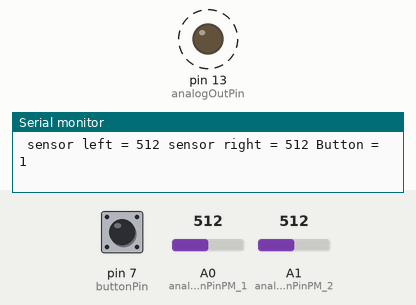
A sketch run on a simulated Arduino Uno, built with avr-gcc and run on an emulated ATmega328P. Parts: output pins drawn as LEDs (lit = HIGH), the last lines printed to the serial monitor. Dashed ring = blinking. Inputs (shaded band) come from the test bench; at power-on: A0 (analogInPinPM_1) = 512, A1 (analogInPinPM_2) = 512, pin 7 (buttonPin) HIGH.

Above: at 1.2 s.
1.3 s: A0 (analogInPinPM_1) set to 109
4.3 s: A0 (analogInPinPM_1) set to 90
7.3 s: A1 (analogInPinPM_2) set to 108
10.3 s: A1 (analogInPinPM_2) set to 92
13.3 s: A0 (analogInPinPM_1) set to 11
At 14.1 s:
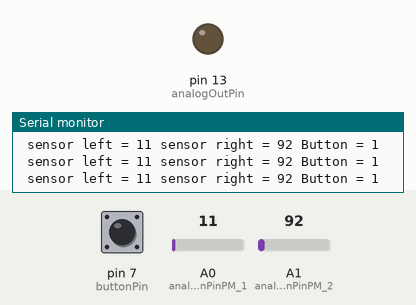
At 14.7 s:
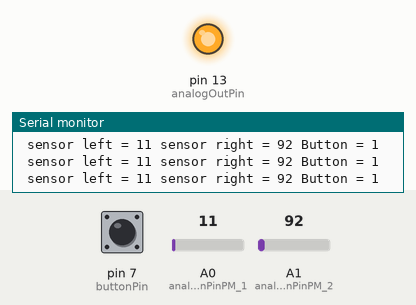
15.2 s: A0 (analogInPinPM_1) set to 8
Timing chart, 0 to 19.2 s (numbered marks = the images above; inputs shaded):
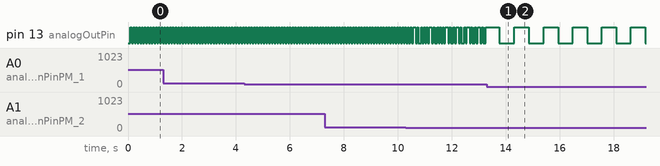

Measured:
- by itself, pin 13 (analogOutPin): alternates HIGH for 0.54 s and LOW for 0.54 s

The sketch:

Week3_Plassart.ino
```cpp
// Made by Laurent Henri Plassart, 2153058
// of ESE-1D-e for Microcontrollers 1
// as an Assignment for Week 3 S1,P1

const int analogInPinPM_1 = A0; // Potentiometer 1 PC0
const int analogInPinPM_2 = A1; // PM 2 PC1
                                // Connect both of PMs VCC to the + of breadboard (same with GND)
                                // connected to the 3.3V/GND (NOT 5V it will smoke again) of atpmega
const int analogOutPin = 13;    // Built-in LED
const int buttonPin = 7;        // Button connect to PD7

int PM_Val_1 = 0;
int PM_Val_2 = 0;
int ButtonVal = HIGH;

/// LED fast blinking
bool fastBlinking = false;      // Track fast blinking state
unsigned long previousMillis = 0; // Store last time LED was updated
int blinkInterval = 500;        // Default to 1Hz (500ms on/off)

// Button debouncing
const unsigned long debounceDelay = 50; // milliseconds
unsigned long lastDebounceTime = 0; // last time the button state changed
int lastButtonState = HIGH; // previous button state

void setup() {
  Serial.begin(9600);
  Serial.println("Laurent Henri Plassart");
  Serial.println("2153058");
  Serial.println("Week 3. Analog");

  pinMode(analogOutPin, OUTPUT);
  pinMode(buttonPin, INPUT_PULLUP);
}

void loop() {
  // Read PMs values
  PM_Val_1 = analogRead(analogInPinPM_1);
  PM_Val_2 = analogRead(analogInPinPM_2);

  // Read button
  int reading = digitalRead(buttonPin);

  // Check button state
  if (reading != lastButtonState) {
    lastDebounceTime = millis(); // reset debounce timer
  }

  // Only change button state if button state has been stable
  if ((millis() - lastDebounceTime) > debounceDelay) {
    if (reading != ButtonVal) {
      ButtonVal = reading; // save button state
    }
  }
  lastButtonState = reading; // save last state

  // Check if button is pressed
  if (ButtonVal == LOW) {
    // if pressed, revert to 1Hz blinking
    fastBlinking = false;
    blinkInterval = 500;  // 1Hz (500ms on, 500ms off)
  } else {
    // If PM values greater than 75, set 10Hz blinking
    if (PM_Val_1 > 75 && PM_Val_2 > 75) {
      fastBlinking = true;
      blinkInterval = 50; // 10Hz (50ms on, 50ms off)
    } else {
      // else maintain 1Hz blinking
      fastBlinking = false;
      blinkInterval = 500;  // 1Hz (500ms on, 500ms off)
    }
  }

  unsigned long currentMillis = millis();

  if (currentMillis - previousMillis >= blinkInterval) {
    previousMillis = currentMillis;
    digitalWrite(analogOutPin, !digitalRead(analogOutPin));
  }

  Serial.print(" sensor left = ");
  Serial.print(PM_Val_1);
  Serial.print(" sensor right = ");
  Serial.print(PM_Val_2);
  Serial.print(" Button = ");
  Serial.println(ButtonVal);

}
```
